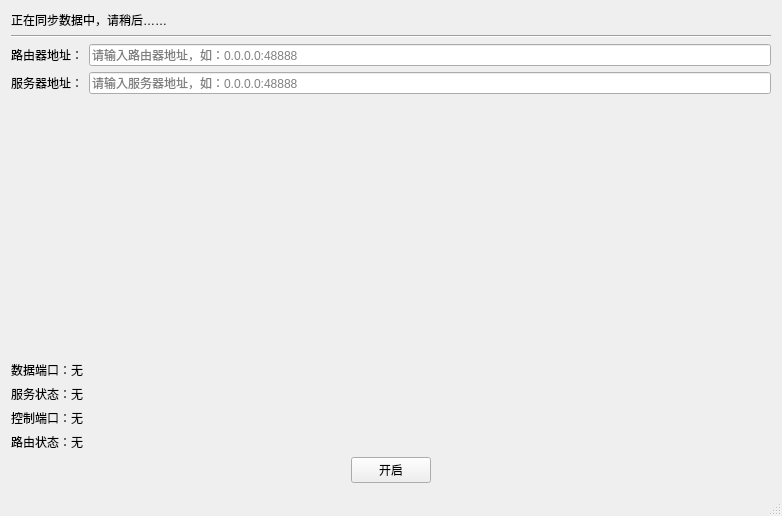
<?xml version="1.0" encoding="UTF-8"?>
<ui version="4.0">
 <class>MainWindow</class>
 <widget class="QMainWindow" name="MainWindow">
  <property name="geometry">
   <rect>
    <x>0</x>
    <y>0</y>
    <width>782</width>
    <height>516</height>
   </rect>
  </property>
  <property name="windowTitle">
   <string>sky</string>
  </property>
  <widget class="QWidget" name="centralWidget">
   <layout class="QVBoxLayout" name="verticalLayout">
    <item>
     <widget class="QLabel" name="label_msg">
      <property name="text">
       <string>正在同步数据中，请稍后……</string>
      </property>
     </widget>
    </item>
    <item>
     <widget class="Line" name="line">
      <property name="orientation">
       <enum>Qt::Horizontal</enum>
      </property>
     </widget>
    </item>
    <item>
     <layout class="QHBoxLayout" name="horizontalLayout">
      <item>
       <widget class="QLabel" name="label">
        <property name="text">
         <string>路由器地址：</string>
        </property>
       </widget>
      </item>
      <item>
       <widget class="QLineEdit" name="lineEdit_route">
        <property name="enabled">
         <bool>true</bool>
        </property>
        <property name="inputMask">
         <string/>
        </property>
        <property name="placeholderText">
         <string>请输入路由器地址，如：0.0.0.0:48888</string>
        </property>
       </widget>
      </item>
     </layout>
    </item>
    <item>
     <layout class="QHBoxLayout" name="horizontalLayout_3">
      <item>
       <widget class="QLabel" name="label_2">
        <property name="text">
         <string>服务器地址：</string>
        </property>
       </widget>
      </item>
      <item>
       <widget class="QLineEdit" name="lineEdit_server">
        <property name="enabled">
         <bool>true</bool>
        </property>
        <property name="placeholderText">
         <string>请输入服务器地址，如：0.0.0.0:48888</string>
        </property>
       </widget>
      </item>
     </layout>
    </item>
    <item>
     <spacer name="verticalSpacer">
      <property name="orientation">
       <enum>Qt::Vertical</enum>
      </property>
      <property name="sizeHint" stdset="0">
       <size>
        <width>20</width>
        <height>248</height>
       </size>
      </property>
     </spacer>
    </item>
    <item>
     <widget class="QLabel" name="label_message_port">
      <property name="text">
       <string>数据端口：无</string>
      </property>
     </widget>
    </item>
    <item>
     <widget class="QLabel" name="label_server">
      <property name="text">
       <string>服务状态：无</string>
      </property>
     </widget>
    </item>
    <item>
     <widget class="QLabel" name="label_control_port">
      <property name="text">
       <string>控制端口：无</string>
      </property>
     </widget>
    </item>
    <item>
     <widget class="QLabel" name="label_route">
      <property name="text">
       <string>路由状态：无</string>
      </property>
     </widget>
    </item>
    <item>
     <layout class="QHBoxLayout" name="horizontalLayout_2">
      <item>
       <spacer name="horizontalSpacer">
        <property name="orientation">
         <enum>Qt::Horizontal</enum>
        </property>
        <property name="sizeHint" stdset="0">
         <size>
          <width>40</width>
          <height>20</height>
         </size>
        </property>
       </spacer>
      </item>
      <item>
       <widget class="QPushButton" name="pushButton">
        <property name="enabled">
         <bool>true</bool>
        </property>
        <property name="text">
         <string>开启</string>
        </property>
       </widget>
      </item>
      <item>
       <spacer name="horizontalSpacer_2">
        <property name="orientation">
         <enum>Qt::Horizontal</enum>
        </property>
        <property name="sizeHint" stdset="0">
         <size>
          <width>40</width>
          <height>20</height>
         </size>
        </property>
       </spacer>
      </item>
     </layout>
    </item>
   </layout>
  </widget>
  <widget class="QStatusBar" name="statusBar"/>
 </widget>
 <layoutdefault spacing="6" margin="11"/>
 <resources/>
 <connections/>
</ui>
